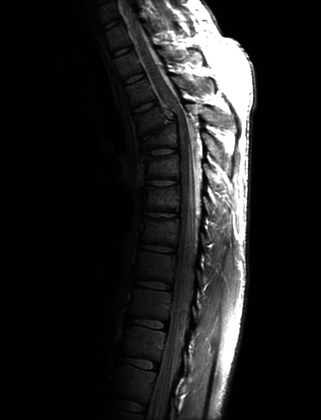
%> input picture Matlab_1/lab1/spine.tif, 321 x 420 px, shrunk from 746 x 976 before the run
$ octave --eval "result = histstretch(imread('spine.tif'));"   (GNU Octave 9; MATLAB toolbox functions it lacks are replaced by stand-ins)
%> lines starting %> are read from the running program, lines starting %| are printed output that depends on the picture
% function for Histogram stretching %
% I = input any img ex; imread ('spine.tif')
% run the function ex: histstretch('spine.tif')

%%
function [s] = histstretch(img1)


img1 = im2double(img1);  % convert image into double format
[r,c]=size(img1);
%> r = 420; c = 321
a=min(img1(:));  % minimum intensity of the image
%> a = 0
b=max(img1(:));  % maximum intensity of the image
%> b = 1
s=zeros(r,c);

for i=1:r
    for j=1:c
        if img1(i,j)<a
            s(i,j)=0;
        elseif img1(i,j)>b
            s(i,j)=255;
            else
              s(i,j)= 255*(img1(i,j)-a)/(b-a); % implimentaion of the equation
            end
     end
end
%> `result = histstretch(imread('spine.tif'));`:
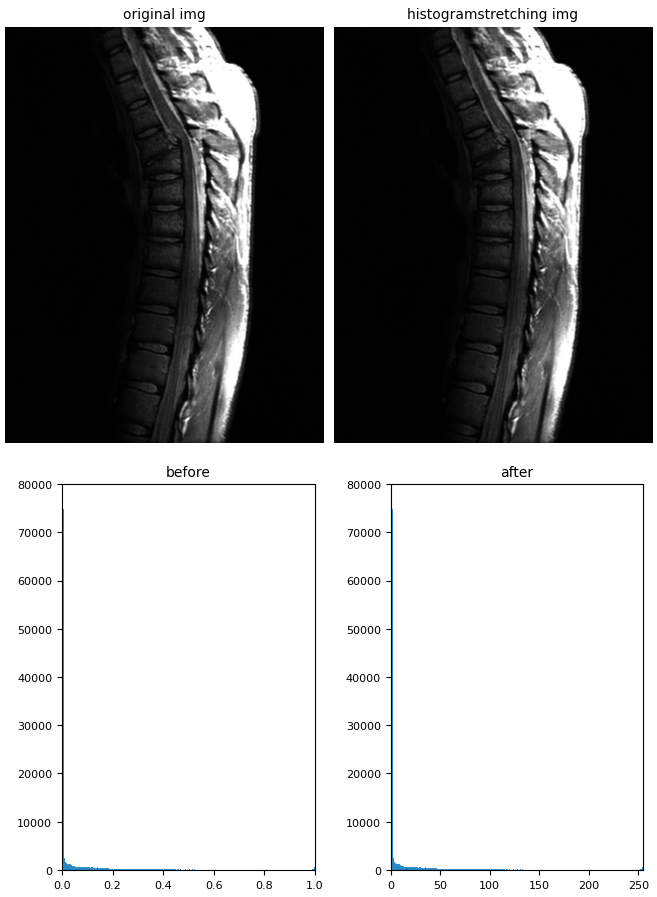
%> figure redrawn from the program's plot data, 4 panels

subplot(2,2,1), imshow(img1); title ('original img')
subplot(2,2,2), imshow(uint8(s)); title ('histogramstretching img')
subplot(2,2,3), imhist(img1);  title ('before')
subplot(2,2,4),  imhist(uint8(s)); title ('after')
end
